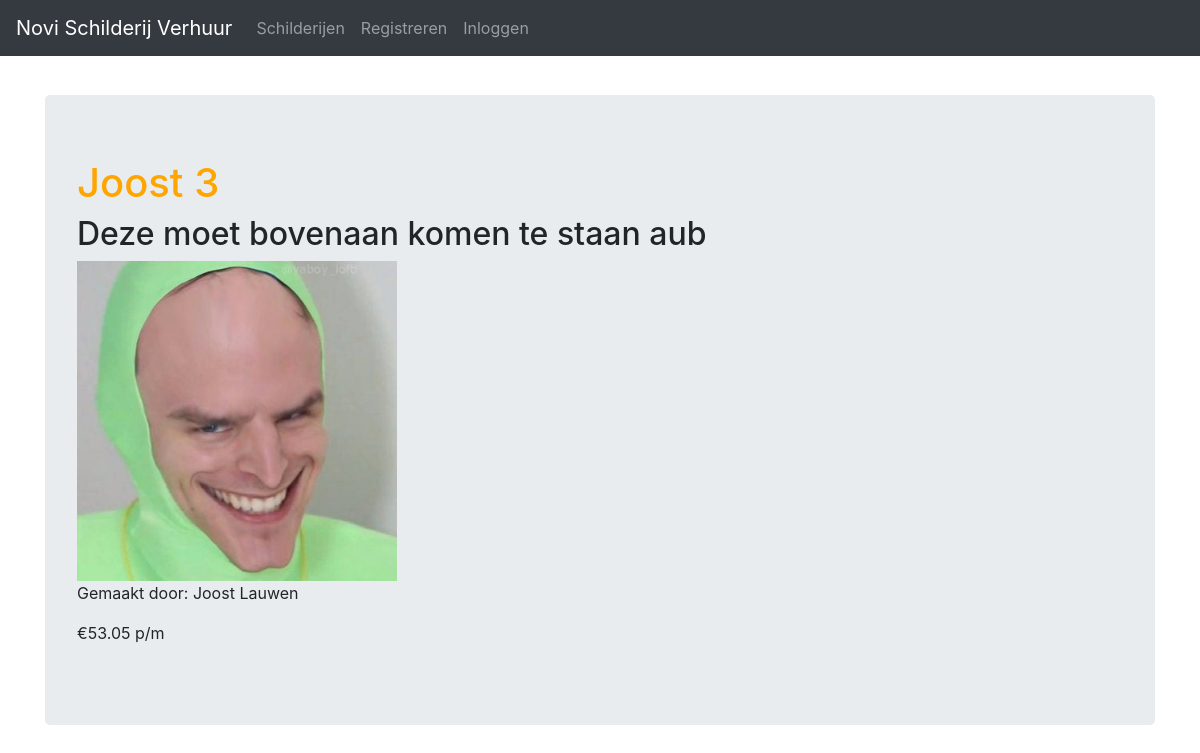
Page /painting/7/ on the committed database.
### noviwebshopapp/models/painting.py (models this page shows, shortened)
class Painting(models.Model):
    painting_id = models.AutoField(primary_key=True)
    name = models.CharField(max_length=100)
    date_added = models.DateTimeField(auto_now=True)
    description = models.CharField(max_length=250)
    author = models.ForeignKey(User, on_delete=models.CASCADE, related_name='author_painting')
    image = models.ImageField(upload_to='paintings')
    price = models.DecimalField(decimal_places=2, max_digits=9999)
    available = models.BooleanField(default=True)
    rented_from = models.DateField(null=True, blank=True)
    rented_till = models.DateField(null=True, blank=True)
    rented_by = models.ForeignKey(User, null=True, on_delete=models.SET_NULL, related_name='renter_painting', blank=True)

### noviwebshopapp/views/painting_detail_view.py (the view)
class PaintingDetailView(DetailView):
    model = Painting
    context_object_name = 'painting_detail'
    template_name = 'noviwebshopapp/painting_detail.html'

### noviwebshopapp/templatetags/auth_extras.py (called while the page is built)
@register.filter(name='has_group')
def has_group(user, group_name):
    group = Group.objects.get(name=group_name)
    return True if group in user.groups.all() else False

### templates/noviwebshopapp/painting_detail.html (shortened to what this page needs)
<!DOCTYPE html>
{% extends './base.html' %}
{% load auth_extras %}
{% block content %}
<div class="container">
  <div class="jumbotron">
    <h1>{{ painting_detail.name }}</h1>
    <h2>{{ painting_detail.description }}</h2>
    <div class="image-container">
      <img class="painting" src="{{ painting_detail.image.url }}"></img>
    </div>
    <p>Gemaakt door: {{ painting_detail.author.get_full_name }}</p>
    <p>€{{ painting_detail.price }} p/m</p>
  </div>
</div>
{% endblock %}

### static/noviwebshopapp/css/indexstyle.css (style rules this page uses)
h1 { color: orange; }
.image-container { width: 20rem; }
.painting { height: 100%; width: 100%; object-fit: contain; }
body { padding-top: 20px; }

### rows in the picture
Painting: name "Joost 3", description "Deze moet bovenaan komen te staan aub", image (picture), author.get_full_name "Joost Lauwen", price "53.05"
